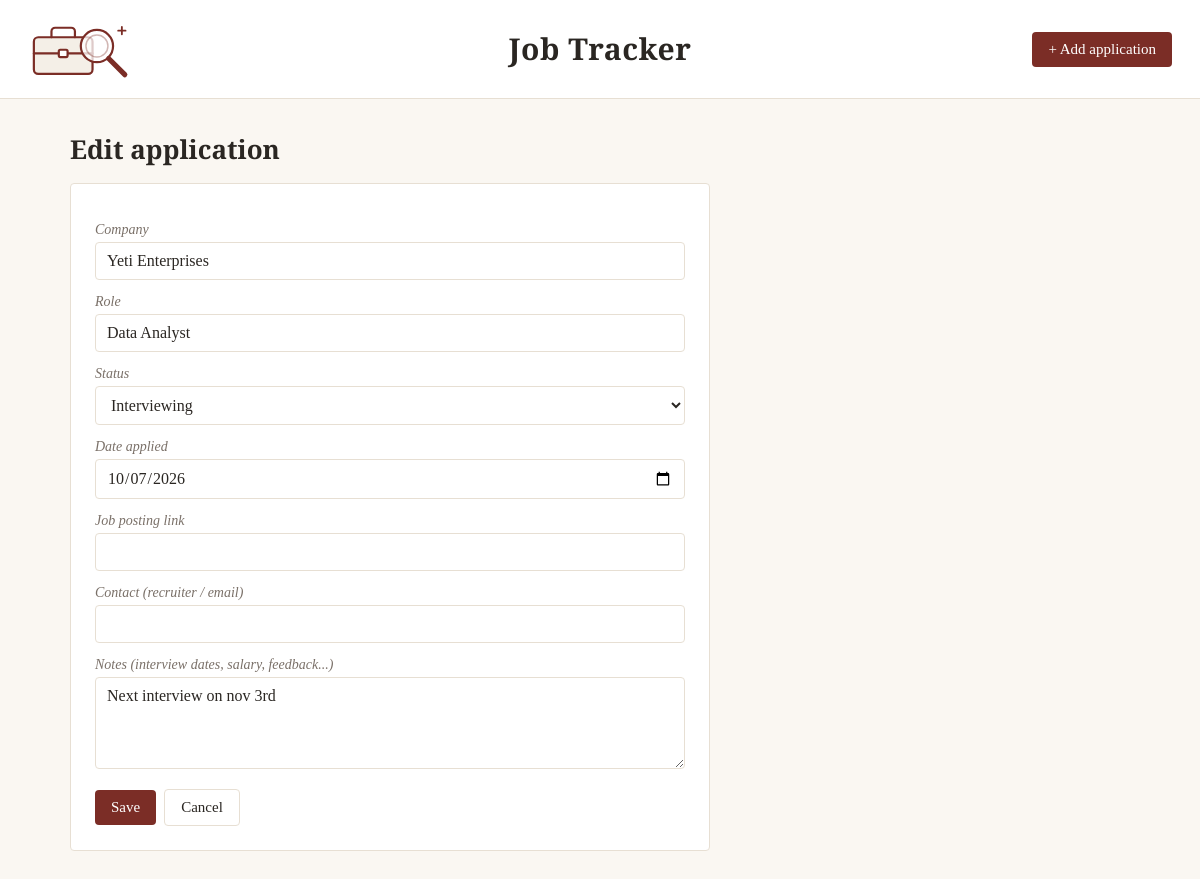
Page /edit/2 on the committed database.
### tables this page shows
CREATE TABLE applications (
            id INTEGER PRIMARY KEY AUTOINCREMENT,
            company TEXT NOT NULL,
            role TEXT NOT NULL,
            status TEXT NOT NULL DEFAULT 'Applied',
            applied_on TEXT,
            link TEXT,
            contact TEXT,
            notes TEXT,
            updated_on TEXT
        );

### app.py (the view, shortened to what this page needs)
@app.route("/edit/<int:job_id>", methods=["GET", "POST"])
def edit(job_id):
    db = get_db()
    job = db.execute("SELECT * FROM applications WHERE id = ?", (job_id,)).fetchone()
    if job is None:
        abort(404)
    return render_template("form.html", job=job, statuses=STATUSES, today="")

### app.py (called while the page is built)
def get_db():
    if "db" not in g:
        g.db = sqlite3.connect(DB)
        g.db.row_factory = sqlite3.Row
    return g.db

### templates/form.html
{% extends "base.html" %}
{% block content %}
<h2>{{ 'Edit application' if job else 'Add application' }}</h2>
<form class="card" method="post">
  <label>Company</label>
  <input name="company" required value="{{ job['company'] if job else '' }}">
  <label>Role</label>
  <input name="role" required value="{{ job['role'] if job else '' }}">
  <label>Status</label>
  <select name="status">
    {% for s in statuses %}
    <option value="{{ s }}" {{ 'selected' if job and job['status'] == s }}>{{ s }}</option>
    {% endfor %}
  </select>
  <label>Date applied</label>
  <input type="date" name="applied_on" value="{{ job['applied_on'] if job and job['applied_on'] else today }}">
  <label>Job posting link</label>
  <input name="link" value="{{ job['link'] if job and job['link'] else '' }}">
  <label>Contact (recruiter / email)</label>
  <input name="contact" value="{{ job['contact'] if job and job['contact'] else '' }}">
  <label>Notes (interview dates, salary, feedback...)</label>
  <textarea name="notes" rows="4">{{ job['notes'] if job and job['notes'] else '' }}</textarea>
  <div class="row" style="margin-top:16px">
    <button class="btn" type="submit">Save</button>
    <a class="btn secondary" href="{{ url_for('index') }}">Cancel</a>
  </div>
</form>
{% endblock %}

### templates/base.html (style rules this page uses)
:root { --bg:#faf7f2; --card:#ffffff; --text:#2a2622; --muted:#7a7068; --line:#e7dfd3; --accent:#7b2d26; --accent-dark:#5f211c; --serif:'Source Serif 4', Georgia, 'Times New Roman', serif; --display:'Playfair Display', Georgia, 'Times New Roman', serif; }
* { box-sizing: border-box; }
body { margin:0; font-family:var(--serif); font-size:16px; background:var(--bg); color:var(--text); }
h2 { font-family:var(--display); font-weight:600; font-size:26px; margin:0 0 16px; }
a { color:var(--accent); }
.btn { display:inline-block; background:var(--accent); color:#fff; border:0; padding:9px 16px; border-radius:4px; text-decoration:none; cursor:pointer; font:500 15px var(--serif); transition:background .15s; }
.btn.secondary { background:#fff; color:var(--text); border:1px solid var(--line); }
input, select, textarea { width:100%; padding:9px 11px; border:1px solid var(--line); border-radius:4px; font:inherit; background:#fff; color:var(--text); }
form.card { background:var(--card); border:1px solid var(--line); border-radius:4px; padding:24px; max-width:640px; }
label { display:block; font-size:14px; font-style:italic; color:var(--muted); margin:14px 0 4px; }
.row { display:flex; gap:8px; align-items:center; }

### rows in the picture
applications: company "Yeti Enterprises", role "Data Analyst", applied_on "10/07/2026", notes "Next interview on nov 3rd"

### other values in the picture
{{ 'Edit application' if job else 'Add application' }} "Edit application"
form field status "Interviewing"
